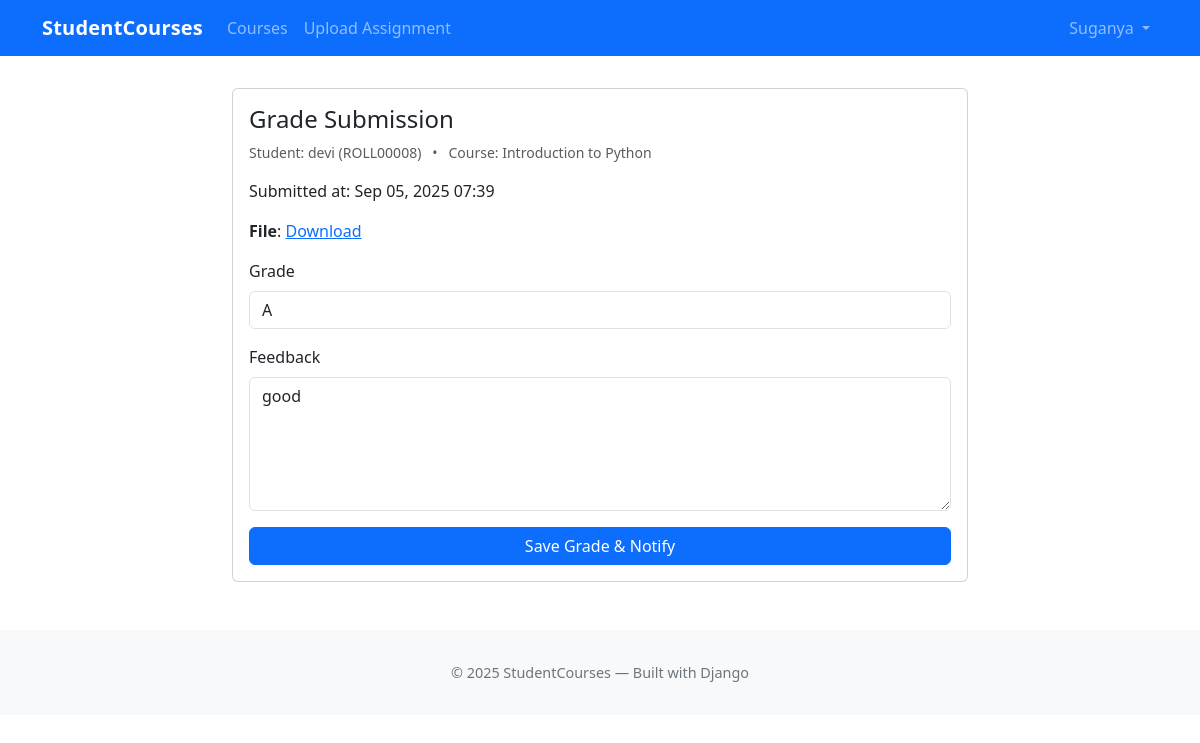
The page /submission/5/grade/ (signed in) on the database its author committed.
### courses/models.py (models this page shows, shortened)
class AssignmentSubmission(models.Model):
    student = models.ForeignKey(StudentProfile, on_delete=models.CASCADE, related_name='submissions')
    course = models.ForeignKey(Course, on_delete=models.CASCADE, related_name='submissions')
    file = models.FileField(
        upload_to='assignments/%Y/%m/%d/',
        validators=[FileExtensionValidator(['pdf'])],
        help_text='Upload PDF file only'
    )
    submitted_at = models.DateTimeField(default=timezone.now)
    graded = models.BooleanField(default=False)
    grade = models.CharField(max_length=10, blank=True, null=True)
    feedback = models.TextField(blank=True)
    graded_by = models.ForeignKey(settings.AUTH_USER_MODEL, on_delete=models.SET_NULL, null=True, blank=True, related_name='graded_submissions')
    graded_at = models.DateTimeField(null=True, blank=True)
    class Meta:
        ordering = ['-submitted_at']

class StudentProfile(models.Model):
    user = models.OneToOneField(settings.AUTH_USER_MODEL, on_delete=models.CASCADE, related_name='studentprofile')
    roll_number = models.CharField(max_length=50, unique=True)
    def __str__(self):
        name = self.user.get_full_name() or self.user.username
        return f"{name} ({self.roll_number})"

class Course(models.Model):
    DEPARTMENTS = [
        ('CS', 'Computer Science'),
        ('AI', 'Artificial Intelligence'),
        ('FIN', 'Finance'),
        ('MKT', 'Marketing'),
        ('MGMT', 'Management'),
        ('IT', 'Information Technology'),
    ]
    title = models.CharField(max_length=200)
    instructor = models.ForeignKey(
        settings.AUTH_USER_MODEL,
        on_delete=models.SET_NULL,
        null=True, blank=True,
        limit_choices_to={'is_staff': True},
        related_name='courses_taught'
    )
    description = models.TextField(blank=True)
    department = models.CharField(max_length=50, choices=DEPARTMENTS, blank=True)

### courses/views.py (the view, shortened to what this page needs)
# urls.py: path('submission/<int:pk>/grade/', views.grade_submission, name='grade_submission'),
@login_required
def grade_submission(request, pk):
    submission = get_object_or_404(AssignmentSubmission, pk=pk)
    if not (request.user.is_superuser or request.user.is_staff or submission.course.instructor_id == request.user.id):
        messages.error(request, "Only the course instructor, staff, or a site administrator can grade this submission.")
        return redirect('courses:submission_detail', pk=submission.pk)
    return render(request, 'courses/grade_submission.html', {'submission': submission})

### courses/templates/courses/grade_submission.html (shortened to what this page needs)
{% extends "base.html" %}
{% block content %}
<div class="row justify-content-center">
  <div class="col-md-8 mt-3">
    <div class="card">
      <div class="card-body">
        <h4 class="card-title">Grade Submission</h4>
        <p class="small text-muted">Student: {{ submission.student }} &nbsp; • &nbsp; Course: {{ submission.course.title }}</p>
        <p>Submitted at: {{ submission.submitted_at|date:"M d, Y H:i" }}</p>
        <p><strong>File</strong>: <a href="{{ submission.file.url }}" target="_blank">Download</a></p>
        <form method="post">
          <div class="mb-3">
            <label class="form-label">Grade</label>
            <input name="grade" class="form-control" value="{{ submission.grade }}">
          </div>
          <div class="mb-3">
            <label class="form-label">Feedback</label>
            <textarea name="feedback" class="form-control" rows="5">{{ submission.feedback }}</textarea>
          </div>
          <div class="d-grid">
            <button class="btn btn-primary" type="submit">Save Grade & Notify</button>
          </div>
        </form>
      </div>
    </div>
  </div>
</div>
{% endblock %}

### courses/templates/base.html (shortened to what this page needs)
<!doctype html>
<html lang="en">
  <head>
    <link href="https://cdn.jsdelivr.net/npm/bootstrap@5.3.2/dist/css/bootstrap.min.css" rel="stylesheet">
  </head>
  <body>
    <nav class="navbar navbar-expand-lg navbar-dark bg-primary fixed-top">
      <div class="container">
        <a class="navbar-brand nav-brand" href="{% url 'courses:list' %}">StudentCourses</a>
        <div class="collapse navbar-collapse" id="mainNav">
          <ul class="navbar-nav me-auto mb-2 mb-lg-0">
            <li class="nav-item"><a class="nav-link" href="{% url 'courses:list' %}">Courses</a></li>
            {% if user.is_authenticated %}
              <li class="nav-item"><a class="nav-link" href="{% url 'courses:upload_assignment' %}">Upload Assignment</a></li>
            {% endif %}
          </ul>
          <ul class="navbar-nav ms-auto">
            {% if user.is_authenticated %}
              <li class="nav-item dropdown">
                <a class="nav-link dropdown-toggle" href="#" id="userMenu" role="button" data-bs-toggle="dropdown">
                  {% if user.get_full_name %}{{ user.get_full_name }}{% else %}{{ user.username }}{% endif %}
                </a>
              </li>
            {% else %}
              <li class="nav-item"><a class="nav-link" href="{% url 'login' %}">Login</a></li>
              <li class="nav-item"><a class="nav-link" href="{% url 'register' %}">Register</a></li>
            {% endif %}
          </ul>
        </div>
      </div>
    </nav>
    <main class="container">
      {% block content %}{% endblock %}
    </main>
    <footer class="footer mt-5 bg-light">
      <div class="container text-center">
        <div>© {% now "Y" %} StudentCourses — Built with Django</div>
      </div>
    </footer>
  </body>
</html>

### courses/templates/base.html (style rules this page uses)
body { padding-top: 72px; }
.nav-brand { font-weight: 700; letter-spacing: .2px; }
.footer { padding: 2rem 0; color: #6c757d; font-size: .9rem; }

### rows shown on the page
AssignmentSubmission: student "devi (ROLL00008)", course "Introduction to Python", submitted_at "Sep 05, 2025 07:39", grade "A", feedback "good"

### other values the page prints
{{ user.username }} "Suganya"
